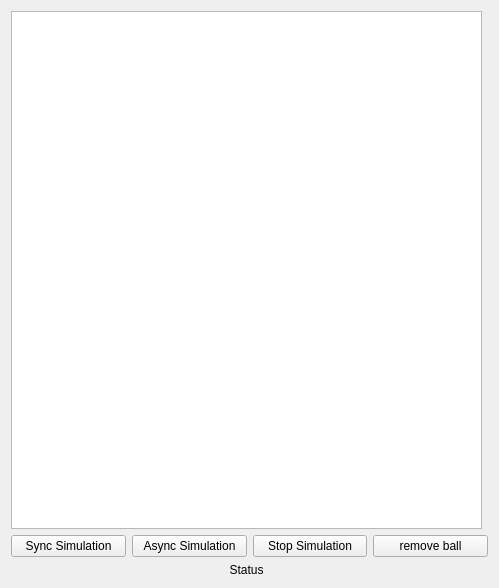
<?xml version="1.0" encoding="UTF-8"?>
<ui version="4.0">
 <class>GameFrame</class>
 <widget class="QFrame" name="GameFrame">
  <property name="geometry">
   <rect>
    <x>0</x>
    <y>0</y>
    <width>499</width>
    <height>588</height>
   </rect>
  </property>
  <property name="windowTitle">
   <string>Game Frame</string>
  </property>
  <property name="lineWidth">
   <number>5</number>
  </property>
  <layout class="QGridLayout" name="gridLayout">
   <item row="0" column="0">
    <widget class="QGraphicsView" name="graphicsView"/>
   </item>
   <item row="1" column="0" colspan="2">
    <layout class="QHBoxLayout" name="horizontalLayout">
     <item>
      <widget class="QPushButton" name="bt_sync">
       <property name="text">
        <string>Sync Simulation</string>
       </property>
      </widget>
     </item>
     <item>
      <widget class="QPushButton" name="bt_async">
       <property name="text">
        <string>Async Simulation</string>
       </property>
      </widget>
     </item>
     <item>
      <widget class="QPushButton" name="bt_stop">
       <property name="text">
        <string>Stop Simulation</string>
       </property>
      </widget>
     </item>
     <item>
      <widget class="QPushButton" name="bt_remove_ball">
       <property name="text">
        <string>remove ball</string>
       </property>
      </widget>
     </item>
    </layout>
   </item>
   <item row="2" column="0">
    <widget class="QLabel" name="labelStatus">
     <property name="text">
      <string>Status</string>
     </property>
     <property name="alignment">
      <set>Qt::AlignCenter</set>
     </property>
    </widget>
   </item>
  </layout>
 </widget>
 <resources/>
 <connections/>
</ui>
